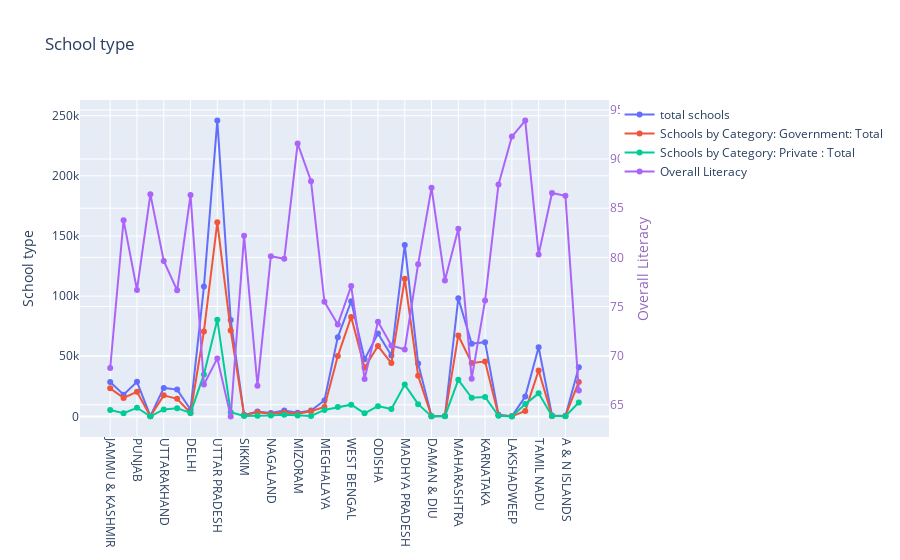

Source (notebook cell):
### Code cell
# Creating trace1
trace1 = go.Scatter(
                    x = df_ele.STATNAME,
                    y = df_ele.SCHTOT,
                    mode = "lines+markers",
                    name = "total schools",
                    text= df_ele.STATNAME)
trace2 = go.Scatter(
                    x = df_ele.STATNAME,
                    y = df_ele.SCHTOTG,
                    mode = "lines+markers",
                    name = "Schools by Category: Government: Total",
                    text= df_ele.STATNAME)
trace3 = go.Scatter(
                    x = df_ele.STATNAME,
                    y = df_ele.SCHTOTP,
                    mode = "lines+markers",
                    name = "Schools by Category: Private : Total",
                    text= df_ele.STATNAME)
trace4 = go.Scatter(
                    x = df_ele.STATNAME,
                    y = df_ele.OVERALL_LI,
                    mode = "lines+markers",
                    name = "Overall Literacy",
                    text= df_ele.STATNAME,
                    yaxis='y2')


data = [trace1, trace2, trace3, trace4]
layout = dict(title = 'School type',
              xaxis= dict(
                  ticklen= 5,
                  tickangle=90,
                  zeroline= False),
                  
              yaxis=dict(
                    title='School type'
                ),
             yaxis2=dict(
              title='Overall Literacy',
              titlefont=dict(
               color='rgb(148, 103, 189)'
              ),
              tickfont=dict(
              color='rgb(148, 103, 189)'
           ),
             overlaying='y',
             side='right'
         )
    )

fig = dict(data = data, layout = layout)
iplot(fig)

### Figure 1 — Plotly figure (JSON) as saved in the notebook; plotly's stock layout.template omitted (floating-point values rounded to 4 significant figures)
{"data": [{"mode": "lines+markers", "name": "total schools", "text": ["JAMMU & KASHMIR", "HIMACHAL PRADESH", "PUNJAB", "CHANDIGARH", "UTTARAKHAND", "HARYANA", "DELHI", "RAJASTHAN", "UTTAR PRADESH", "BIHAR", "SIKKIM", "ARUNACHAL PRADESH", "NAGALAND", "MANIPUR", "MIZORAM", "TRIPURA", "MEGHALAYA", "ASSAM", "WEST BENGAL", "JHARKHAND", "ODISHA", "CHHATTISGARH", "MADHYA PRADESH", "GUJARAT", "DAMAN & DIU", "DADRA & NAGAR HAVELI", "MAHARASHTRA", "ANDHRA PRADESH", "KARNATAKA", "GOA", "LAKSHADWEEP", "KERALA", "TAMIL NADU", "PUDUCHERRY", "A & N ISLANDS", "TELANGANA"], "type": "scatter", "x": ["JAMMU & KASHMIR", "HIMACHAL PRADESH", "PUNJAB", "CHANDIGARH", "UTTARAKHAND", "HARYANA", "DELHI", "RAJASTHAN", "UTTAR PRADESH", "BIHAR", "SIKKIM", "ARUNACHAL PRADESH", "NAGALAND", "MANIPUR", "MIZORAM", "TRIPURA", "MEGHALAYA", "ASSAM", "WEST BENGAL", "JHARKHAND", "ODISHA", "CHHATTISGARH", "MADHYA PRADESH", "GUJARAT", "DAMAN & DIU", "DADRA & NAGAR HAVELI", "MAHARASHTRA", "ANDHRA PRADESH", "KARNATAKA", "GOA", "LAKSHADWEEP", "KERALA", "TAMIL NADU", "PUDUCHERRY", "A & N ISLANDS", "TELANGANA"], "y": [28578, 18024, 28776, 201, 23660, 22268, 5751, 107931, 245919, 80166, 1279, 4012, 2799, 4865, 3072, 4844, 13277, 65894, 95723, 47441, 68978, 50705, 142587, 44051, 120, 323, 98213, 60435, 61739, 1462, 41, 16458, 57539, 719, 410, 40818]}, {"mode": "lines+markers", "name": "Schools by Category: Government: Total", "text": ["JAMMU & KASHMIR", "HIMACHAL PRADESH", "PUNJAB", "CHANDIGARH", "UTTARAKHAND", "HARYANA", "DELHI", "RAJASTHAN", "UTTAR PRADESH", "BIHAR", "SIKKIM", "ARUNACHAL PRADESH", "NAGALAND", "MANIPUR", "MIZORAM", "TRIPURA", "MEGHALAYA", "ASSAM", "WEST BENGAL", "JHARKHAND", "ODISHA", "CHHATTISGARH", "MADHYA PRADESH", "GUJARAT", "DAMAN & DIU", "DADRA & NAGAR HAVELI", "MAHARASHTRA", "ANDHRA PRADESH", "KARNATAKA", "GOA", "LAKSHADWEEP", "KERALA", "TAMIL NADU", "PUDUCHERRY", "A & N ISLANDS", "TELANGANA"], "type": "scatter", "x": ["JAMMU & KASHMIR", "HIMACHAL PRADESH", "PUNJAB", "CHANDIGARH", "UTTARAKHAND", "HARYANA", "DELHI", "RAJASTHAN", "UTTAR PRADESH", "BIHAR", "SIKKIM", "ARUNACHAL PRADESH", "NAGALAND", "MANIPUR", "MIZORAM", "TRIPURA", "MEGHALAYA", "ASSAM", "WEST BENGAL", "JHARKHAND", "ODISHA", "CHHATTISGARH", "MADHYA PRADESH", "GUJARAT", "DAMAN & DIU", "DADRA & NAGAR HAVELI", "MAHARASHTRA", "ANDHRA PRADESH", "KARNATAKA", "GOA", "LAKSHADWEEP", "KERALA", "TAMIL NADU", "PUDUCHERRY", "A & N ISLANDS", "TELANGANA"], "y": [23329, 15386, 20488, 115, 17505, 14598, 2826, 70664, 161329, 71411, 870, 3464, 2092, 3308, 2277, 4322, 7764, 50143, 82737, 40437, 58476, 44387, 114465, 33843, 94, 275, 67294, 44399, 45556, 886, 41, 4573, 38200, 421, 340, 28679]}, {"mode": "lines+markers", "name": "Schools by Category: Private : Total", "text": ["JAMMU & KASHMIR", "HIMACHAL PRADESH", "PUNJAB", "CHANDIGARH", "UTTARAKHAND", "HARYANA", "DELHI", "RAJASTHAN", "UTTAR PRADESH", "BIHAR", "SIKKIM", "ARUNACHAL PRADESH", "NAGALAND", "MANIPUR", "MIZORAM", "TRIPURA", "MEGHALAYA", "ASSAM", "WEST BENGAL", "JHARKHAND", "ODISHA", "CHHATTISGARH", "MADHYA PRADESH", "GUJARAT", "DAMAN & DIU", "DADRA & NAGAR HAVELI", "MAHARASHTRA", "ANDHRA PRADESH", "KARNATAKA", "GOA", "LAKSHADWEEP", "KERALA", "TAMIL NADU", "PUDUCHERRY", "A & N ISLANDS", "TELANGANA"], "type": "scatter", "x": ["JAMMU & KASHMIR", "HIMACHAL PRADESH", "PUNJAB", "CHANDIGARH", "UTTARAKHAND", "HARYANA", "DELHI", "RAJASTHAN", "UTTAR PRADESH", "BIHAR", "SIKKIM", "ARUNACHAL PRADESH", "NAGALAND", "MANIPUR", "MIZORAM", "TRIPURA", "MEGHALAYA", "ASSAM", "WEST BENGAL", "JHARKHAND", "ODISHA", "CHHATTISGARH", "MADHYA PRADESH", "GUJARAT", "DAMAN & DIU", "DADRA & NAGAR HAVELI", "MAHARASHTRA", "ANDHRA PRADESH", "KARNATAKA", "GOA", "LAKSHADWEEP", "KERALA", "TAMIL NADU", "PUDUCHERRY", "A & N ISLANDS", "TELANGANA"], "y": [5247, 2637, 7163, 80, 5787, 6834, 2925, 34872, 80385, 3477, 409, 518, 707, 1432, 791, 335, 5398, 7839, 9754, 2586, 8537, 6100, 26452, 10205, 26, 44, 30383, 15515, 16157, 576, 0, 10225, 19163, 298, 70, 11541]}, {"mode": "lines+markers", "name": "Overall Literacy", "text": ["JAMMU & KASHMIR", "HIMACHAL PRADESH", "PUNJAB", "CHANDIGARH", "UTTARAKHAND", "HARYANA", "DELHI", "RAJASTHAN", "UTTAR PRADESH", "BIHAR", "SIKKIM", "ARUNACHAL PRADESH", "NAGALAND", "MANIPUR", "MIZORAM", "TRIPURA", "MEGHALAYA", "ASSAM", "WEST BENGAL", "JHARKHAND", "ODISHA", "CHHATTISGARH", "MADHYA PRADESH", "GUJARAT", "DAMAN & DIU", "DADRA & NAGAR HAVELI", "MAHARASHTRA", "ANDHRA PRADESH", "KARNATAKA", "GOA", "LAKSHADWEEP", "KERALA", "TAMIL NADU", "PUDUCHERRY", "A & N ISLANDS", "TELANGANA"], "type": "scatter", "x": ["JAMMU & KASHMIR", "HIMACHAL PRADESH", "PUNJAB", "CHANDIGARH", "UTTARAKHAND", "HARYANA", "DELHI", "RAJASTHAN", "UTTAR PRADESH", "BIHAR", "SIKKIM", "ARUNACHAL PRADESH", "NAGALAND", "MANIPUR", "MIZORAM", "TRIPURA", "MEGHALAYA", "ASSAM", "WEST BENGAL", "JHARKHAND", "ODISHA", "CHHATTISGARH", "MADHYA PRADESH", "GUJARAT", "DAMAN & DIU", "DADRA & NAGAR HAVELI", "MAHARASHTRA", "ANDHRA PRADESH", "KARNATAKA", "GOA", "LAKSHADWEEP", "KERALA", "TAMIL NADU", "PUDUCHERRY", "A & N ISLANDS", "TELANGANA"], "y": [68.74, 83.78, 76.68, 86.43, 79.63, 76.64, 86.34, 67.06, 69.72, 63.82, 82.2, 66.95, 80.11, 79.85, 91.58, 87.75, 75.48, 73.18, 77.08, 67.63, 73.45, 71.04, 70.63, 79.31, 87.07, 77.65, 82.91, 67.66, 75.6, 87.4, 92.28, 93.91, 80.3, 86.55, 86.27, 66.46], "yaxis": "y2"}], "layout": {"title": {"text": "School type"}, "xaxis": {"tickangle": 90, "ticklen": 5, "zeroline": false}, "yaxis": {"title": {"text": "School type"}}, "yaxis2": {"overlaying": "y", "side": "right", "tickfont": {"color": "rgb(148, 103, 189)"}, "title": {"font": {"color": "rgb(148, 103, 189)"}, "text": "Overall Literacy"}}}}
